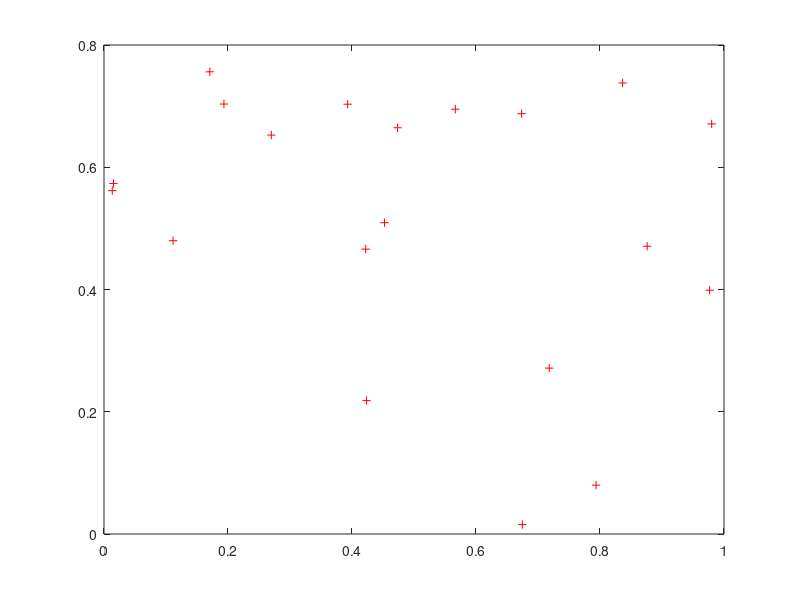

This chart was generated by the following MATLAB code: (Note: this script raises an error after producing the figure.)
%clear all
%close all
P = rand(20,2);


plot(P(:,1),P(:,2),'r+')

DT = delaunayTriangulation(P);

triplot(DT)
hold on
IC = incenter(DT);
plot(IC(:,1),IC(:,2),'r+');

%axis([-0.2 1.2 -0.2 1.2])

 Size = size(DT.ConnectivityList);
 
%  Distance = 0;
% for i = Size(1)
%     Triangle = P([DT.ConnectivityList(i,:)],:);
% Distance= Distance + ...
%             [sqrt((Triangle(1,1)-Triangle(2,1)).^2+(Triangle(1,2)-Triangle(2,2)).^2)
%             sqrt((Triangle(2,1)-Triangle(3,1)).^2+(Triangle(2,2)-Triangle(3,2)).^2)
%             sqrt((Triangle(3,1)-Triangle(1,1)).^2+(Triangle(3,2)-Triangle(1,2)).^2)];
% end


MeanDistance = 1/Size(1);


 Pnew=P;
 pause

 k1 = 0.015; % constant for spring mechanism
 k2 = 0.6;   % constant for inner circle mechanism
 
 for j = 1:100
     
     P=DT.Points;
     Pnew=P;
     for i = 1:Size(1)
         
         
         VertexDisplacements1 =TriangleDisplacements(P([DT.ConnectivityList(i,:)],:),IC(i,:),0.015);
         VertexDisplacements2 =TriangleDisplacements2(P([DT.ConnectivityList(i,:)],:),0.6,MeanDistance);
         
         Pnew([DT.ConnectivityList(i,:)],:)=P([DT.ConnectivityList(i,:)],:) +VertexDisplacements1+VertexDisplacements2;
         
     end
     clear DT
     clear IC
     DT = delaunayTriangulation(Pnew);
     IC = incenter(DT);
     DT.ConnectivityList;
     Size = size(DT.ConnectivityList);
    
     triplot(DT,'r')
    hold off
     pause(0.01)
     triplot(DT,'g')
  
     voronoi(P(:,1),P(:,2)) 
     hold on
   
 end

hold on
triplot(DT,'r')
     
c = minBoundingBox(P');
hold on,   plot(c(1,[1:end 1]),c(2,[1:end 1]),'r')
%  
%   
%   IC = incenter(DT);
%   plot(IC(:,1),IC(:,2),'b+');
% 
%  
%   
%   P= IC;
%   hold off
%   plot(IC(:,1),IC(:,2),'b+');
%   DT = delaunayTriangulation(P);
% triplot(DT)
% hold on
% IC = incenter(DT);
% plot(IC(:,1),IC(:,2),'r+');

% 


% 
% Distances1= [sqrt((Triangle1(1,1)-Triangle1(2,1)).^2+(Triangle1(1,2)-Triangle1(2,2)).^2)
%             sqrt((Triangle1(2,1)-Triangle1(3,1)).^2+(Triangle1(2,2)-Triangle1(3,2)).^2)
%             sqrt((Triangle1(3,1)-Triangle1(1,1)).^2+(Triangle1(3,2)-Triangle1(1,2)).^2)]
% Displacement1 = 0.02*1./Distances1.^2



            
% 
% pause 
% DT = delaunayTriangulation(P);
% triplot(DT,'g')